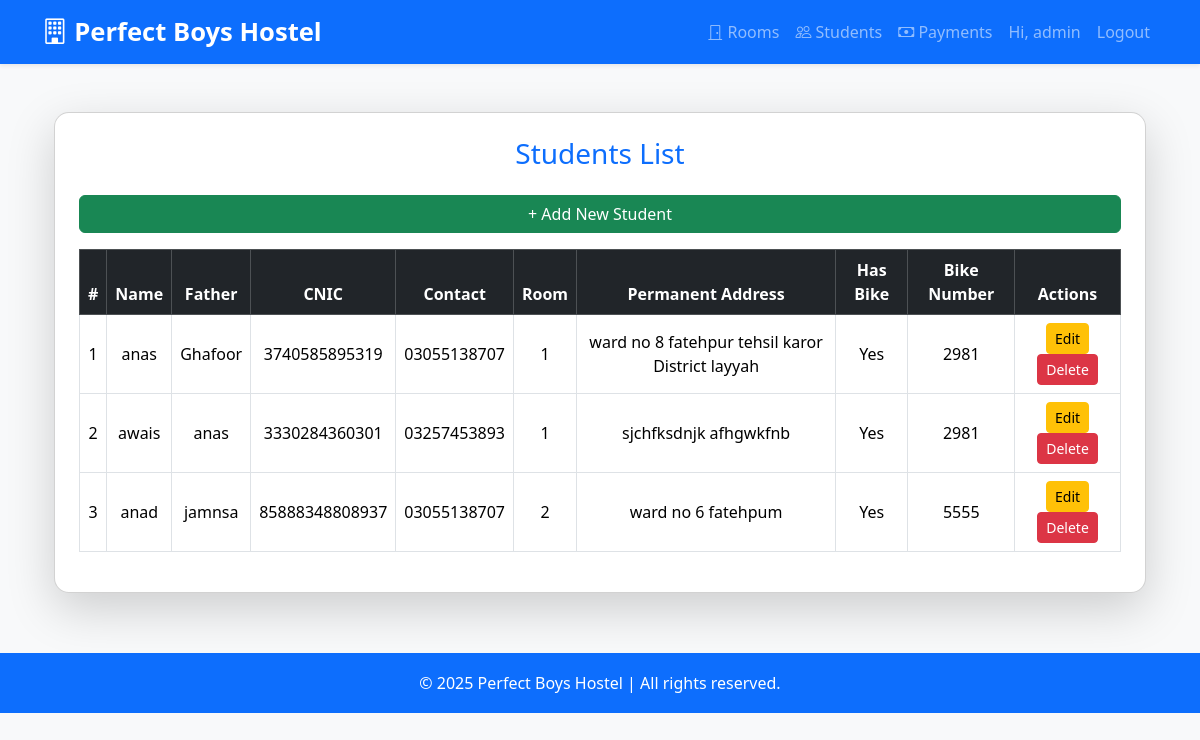
The app's page /students/ (signed in) with its own data.
### hostel/models.py (models this page shows, shortened)
class Student(models.Model):
    name = models.CharField(max_length=100)
    father_name = models.CharField(max_length=100)
    cnic = models.CharField(max_length=15, unique=True)
    contact = models.CharField(max_length=15)
    address = models.TextField()
    room = models.ForeignKey(Room, on_delete=models.SET_NULL, null=True, blank=True, related_name="students")
    admission_date = models.DateField()
    has_bike = models.BooleanField(default=False)
    bike_number = models.CharField(max_length=20, blank=True, null=True)

class Room(models.Model):
    room_no = models.CharField(max_length=10, unique=True)
    total_seats = models.PositiveIntegerField()
    rent = models.DecimalField(max_digits=8, decimal_places=2)
    status = models.CharField(
        max_length=20,
        choices=[
            ('Available', 'Available'),
            ('Full', 'Full'),
            ('Maintenance', 'Maintenance')
        ],
        default='Available'
    )

### hostel/views.py (the view)
# urls.py: path('students/', views.student_list, name='student_list'),
@login_required(login_url="login")
def student_list(request):
    students = Student.objects.select_related("room").all()
    return render(request, "hostel/student_list.html", {"students": students})

### templates/hostel/student_list.html
{% extends 'hostel/base.html' %}
{% block content %}
<div class="container mt-5">
    <div class="card shadow-lg p-4">
        <h3 class="mb-4 text-center text-primary">Students List</h3>
        <a href="{% url 'student_add' %}" class="btn btn-success mb-3">+ Add New Student</a>
        <table class="table table-bordered table-hover text-center align-middle">
            <thead class="table-dark">
                <tr>
                    <th>#</th>
                    <th>Name</th>
                    <th>Father</th>
                    <th>CNIC</th>
                    <th>Contact</th>
                    <th>Room</th>
                    <th>Permanent Address</th>
                    <th>Has Bike</th>
                    <th>Bike Number</th>
                    <th>Actions</th>
                </tr>
            </thead>
            <tbody>
                {% for student in students %}
                <tr>
                    <td>{{ forloop.counter }}</td>
                    <td>{{ student.name }}</td>
                    <td>{{ student.father_name }}</td>
                    <td>{{ student.cnic }}</td>
                    <td>{{ student.contact }}</td>
                    <td>{{ student.room.room_no }}</td>
                    <td>{{ student.address }}</td>
                    <td>
                        {% if student.has_bike %}
                            Yes
                        {% else %}
                            No
                        {% endif %}
                    </td>
                    <td>
                        {% if student.has_bike %}
                            {{ student.bike_number }}
                        {% else %}
                            -
                        {% endif %}
                    </td>
                    <td>
                        <a href="{% url 'student_edit' student.id %}" class="btn btn-warning btn-sm">Edit</a>
                        <a href="{% url 'student_delete' student.id %}" class="btn btn-danger btn-sm">Delete</a>
                    </td>
                </tr>
                {% empty %}
                <tr>
                    <td colspan="10" class="text-center">No students found</td>
                </tr>
                {% endfor %}
            </tbody>
        </table>
    </div>
</div>
{% endblock %}

### templates/hostel/base.html (shortened to what this page needs)
<!DOCTYPE html>
<html lang="en">
<head>
    <link href="https://cdn.jsdelivr.net/npm/bootstrap@5.3.2/dist/css/bootstrap.min.css" rel="stylesheet">
    <link rel="stylesheet" href="https://cdn.jsdelivr.net/npm/bootstrap-icons@1.10.5/font/bootstrap-icons.css">
</head>
<body>
    <nav class="navbar navbar-expand-lg navbar-dark bg-primary shadow-sm">
        <div class="container">
            <a class="navbar-brand" href="{% url 'home' %}">
                <i class="bi bi-building"></i> Perfect Boys Hostel
            </a>
            <div class="collapse navbar-collapse" id="navbarNav">
                <ul class="navbar-nav ms-auto">
                    <li class="nav-item"><a class="nav-link" href="{% url 'room_list' %}"><i class="bi bi-door-closed"></i> Rooms</a></li>
                    <li class="nav-item"><a class="nav-link" href="{% url 'student_list' %}"><i class="bi bi-people"></i> Students</a></li>
                    <li class="nav-item"><a class="nav-link" href="{% url 'payment_list' %}"><i class="bi bi-cash"></i> Payments</a></li>
                    {% if user.is_authenticated %}
                        <li class="nav-item"><span class="nav-link">Hi, {{ user.username }}</span></li>
                        <li class="nav-item"><a class="nav-link" href="{% url 'logout' %}">Logout</a></li>
                    {% else %}
                        <li class="nav-item"><a class="nav-link" href="{% url 'login' %}">Login</a></li>
                    {% endif %}
                </ul>
            </div>
        </div>
    </nav>
    <div class="container mt-4">
        {% block content %}
        {% endblock %}
    </div>
    <footer>
        &copy; 2025 Perfect Boys Hostel | All rights reserved.
    </footer>
</body>
</html>

### templates/hostel/base.html (style rules this page uses)
body { background: #f8f9fa; font-family: "Segoe UI", Tahoma, Geneva, Verdana, sans-serif; }
.navbar-brand { font-weight: bold; font-size: 1.6rem; }
.navbar-nav .nav-link { font-size: 1rem; font-weight: 500; }
.card { border-radius: 15px; box-shadow: 0 4px 10px rgba(0,0,0,0.1); }
footer { background: #0d6efd; color: white; padding: 18px 0; text-align: center; margin-top: 60px; }

### records on screen
Student: name "anas", father_name "Ghafoor", cnic "3740585895319", contact "03055138707", room.room_no "1", address "ward no 8 fatehpur tehsil karor District layyah", has_bike "Yes", bike_number "2981"
Student: name "awais", father_name "anas", cnic "3330284360301", contact "03257453893", room.room_no "1", address "sjchfksdnjk afhgwkfnb", has_bike "Yes", bike_number "2981"
Student: name "anad", father_name "jamnsa", cnic "85888348808937", contact "03055138707", room.room_no "2", address "ward no 6 fatehpum", has_bike "Yes", bike_number "5555"

### other values on screen
{{ user.username }} "admin"
